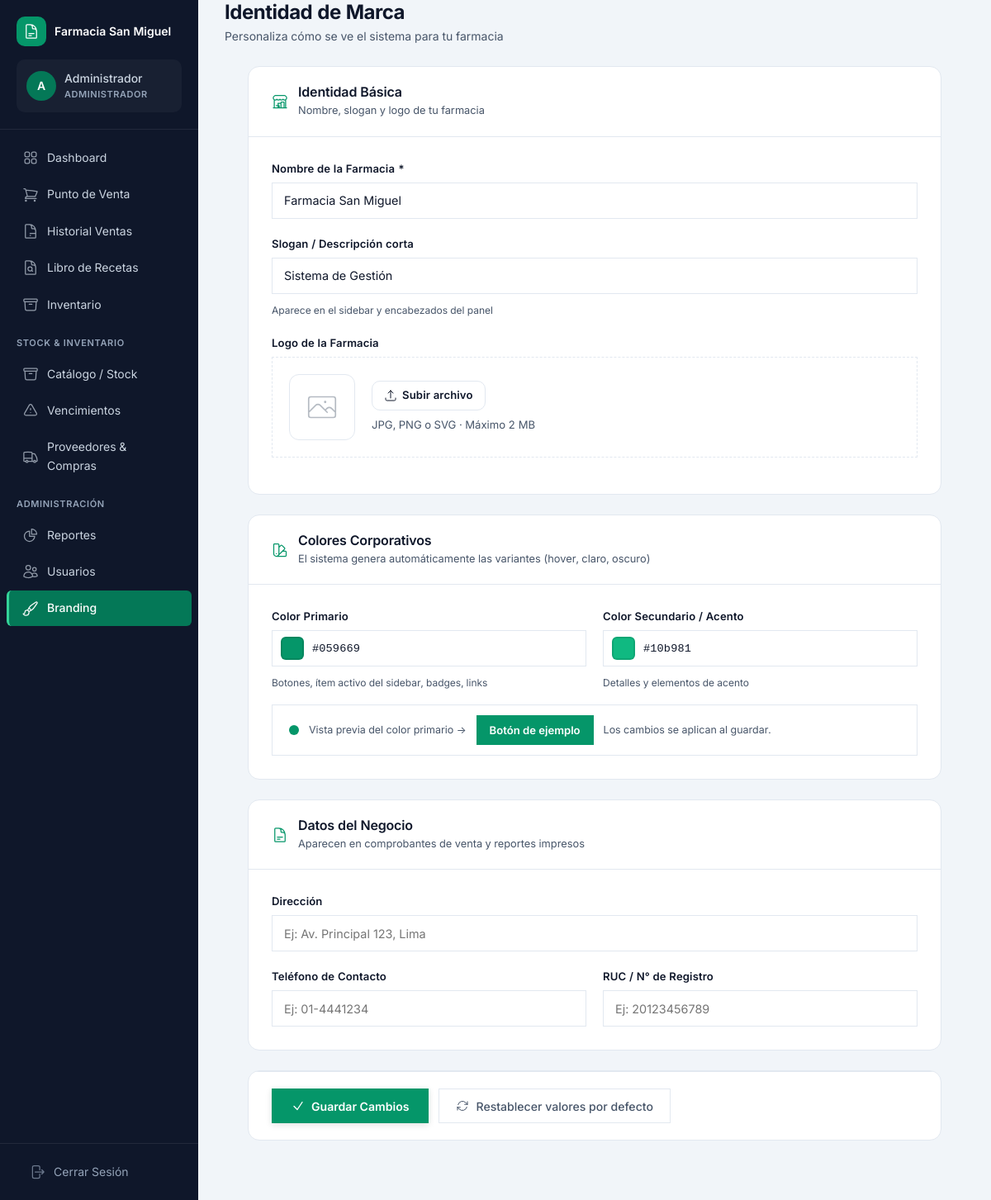
Page /modules/ajustes/branding.php (signed in) on the earlier database version.
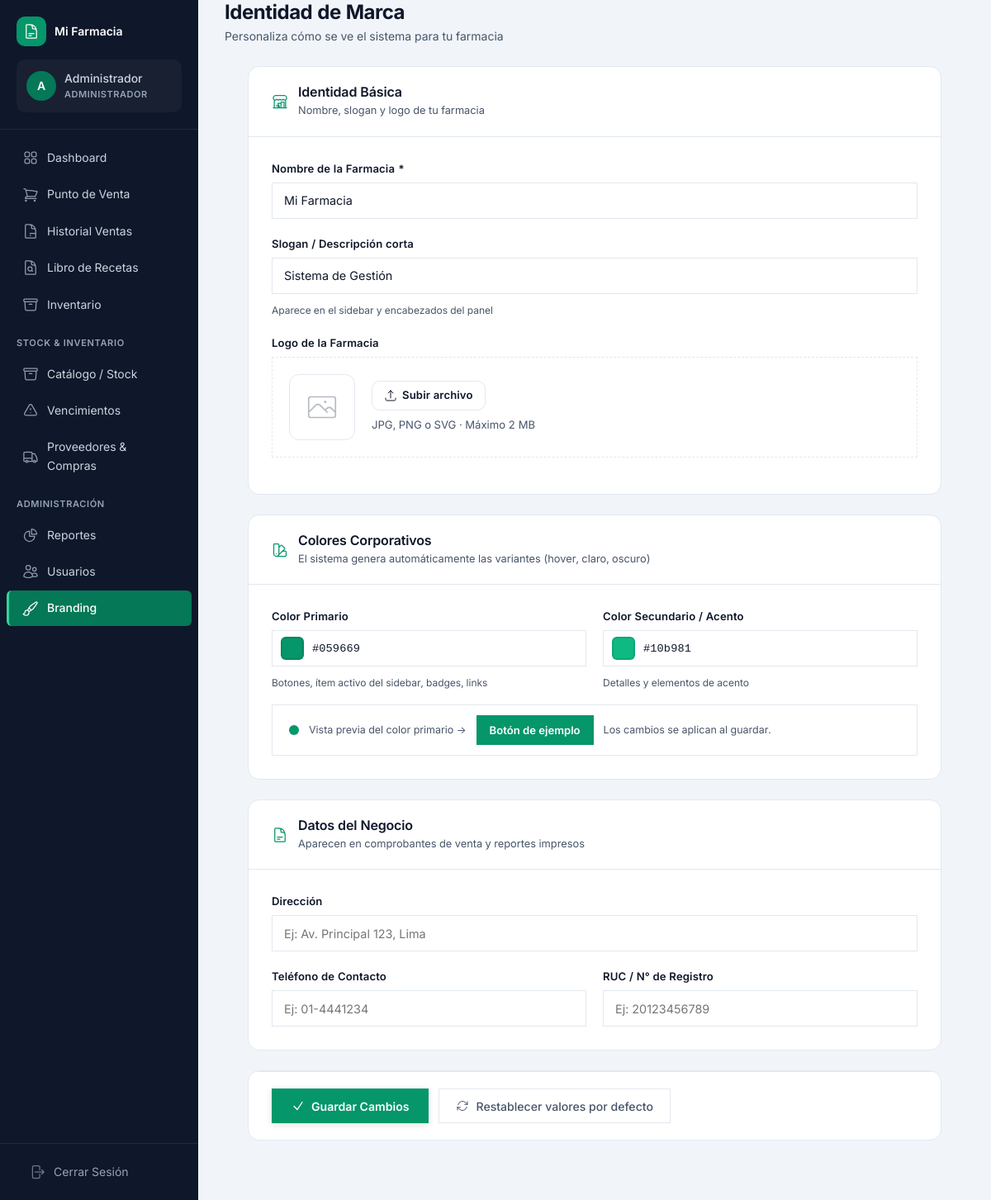
Same page on the later database version.
### tables this page shows
CREATE TABLE IF NOT EXISTS branding (
  id                        INT          PRIMARY KEY AUTO_INCREMENT,
  farmacia_id               INT          NOT NULL DEFAULT 1,
  farmacia_nombre           VARCHAR(150) NOT NULL DEFAULT 'Mi Farmacia',
  farmacia_slogan           VARCHAR(255)          DEFAULT 'Sistema de Gestión',
  farmacia_color_primario   VARCHAR(7)   NOT NULL DEFAULT '#059669',
  farmacia_color_secundario VARCHAR(7)   NOT NULL DEFAULT '#10b981',
  farmacia_logo_url         VARCHAR(500)          DEFAULT NULL,
  farmacia_direccion        VARCHAR(300)          DEFAULT NULL,
  farmacia_telefono         VARCHAR(30)           DEFAULT NULL,
  farmacia_ruc              VARCHAR(20)           DEFAULT NULL,
  activo                    TINYINT(1)            DEFAULT 1,
  actualizado_en            DATETIME              DEFAULT CURRENT_TIMESTAMP ON UPDATE CURRENT_TIMESTAMP,
  actualizado_por           INT                   DEFAULT NULL,
  INDEX idx_branding_farmacia_id (farmacia_id),
  FOREIGN KEY (actualizado_por) REFERENCES usuarios(id) ON DELETE SET NULL
   
   
);

### config/branding.php (called while the page is built, shortened)
<?php
function branding(): array {
    $fid = (int)($_SESSION['farmacia_id'] ?? 1);
    $cache_key = '_branding_cache_' . $fid;
    if (isset($_SESSION[$cache_key]) && is_array($_SESSION[$cache_key])) {
        return $_SESSION[$cache_key];
    }
    $defaults = _branding_defaults();
    try {
        $pdo  = conectar();
        $stmt = $pdo->prepare("SELECT * FROM branding WHERE farmacia_id = ? AND activo = 1 ORDER BY id ASC LIMIT 1");
        $stmt->execute([$fid]);
        $row  = $stmt ? $stmt->fetch(PDO::FETCH_ASSOC) : null;
        if ($row) {
            $config = array_merge($defaults, array_filter($row, fn($v) => $v !== null));
        } else {
            $config = $defaults;
        }
    } catch (Throwable $e) {
        $config = $defaults;
    }
    $config['_color_hover']     = _color_darken($config['farmacia_color_primario'], 10);
    $config['_color_claro']     = _color_lighten($config['farmacia_color_primario'], 88);
    $config['_color_muy_oscuro']= _color_darken($config['farmacia_color_primario'], 30);
    return $config;
}
function branding_css_vars(): string {
    $b = branding();
    $primario    = htmlspecialchars($b['farmacia_color_primario'], ENT_QUOTES);
    $secundario  = htmlspecialchars($b['farmacia_color_secundario'], ENT_QUOTES);
    $hover       = htmlspecialchars($b['_color_hover'], ENT_QUOTES);
    $claro       = htmlspecialchars($b['_color_claro'], ENT_QUOTES);
    $muy_oscuro  = htmlspecialchars($b['_color_muy_oscuro'], ENT_QUOTES);
    return <<<CSS
    <style id="branding-css-vars">
        :root {
            --color-primario:        {$primario};
            --color-primario-hover:  {$hover};
            --color-primario-claro:  {$claro};
            --color-primario-oscuro: {$muy_oscuro};
            --color-secundario:      {$secundario};
        }
    </style>
    CSS;
}
function _branding_defaults(): array {
    return [
        'id'                       => 1,
        'farmacia_nombre'          => 'Mi Farmacia',
        'farmacia_slogan'          => 'Sistema de Gestión',
        'farmacia_color_primario'  => '#059669',
        'farmacia_color_secundario'=> '#10b981',
        'farmacia_logo_url'        => null,
        'farmacia_direccion'       => null,
        'farmacia_telefono'        => null,
        'farmacia_ruc'             => null,
        'activo'                   => 1,
    ];
}
function _color_darken(string $hex, int $percent): string {
    [$r, $g, $b] = _hex_to_rgb($hex);
    $factor = 1 - ($percent / 100);
    return _rgb_to_hex(
        (int)round($r * $factor),
        (int)round($g * $factor),
        (int)round($b * $factor)
    );
}
function _color_lighten(string $hex, int $percent): string {
    [$r, $g, $b] = _hex_to_rgb($hex);
    $factor = $percent / 100;
    return _rgb_to_hex(
        (int)round($r + (255 - $r) * $factor),
        (int)round($g + (255 - $g) * $factor),
        (int)round($b + (255 - $b) * $factor)
    );
}
function _hex_to_rgb(string $hex): array {
    $hex = ltrim($hex, '#');
    return [hexdec(substr($hex, 0, 2)), hexdec(substr($hex, 2, 2)), hexdec(substr($hex, 4, 2))];
}
function _rgb_to_hex(int $r, int $g, int $b): string {
    return sprintf('#%02x%02x%02x',
        max(0, min(255, $r)),
        max(0, min(255, $g)),
        max(0, min(255, $b))
    );
}

### modules/ajustes/branding.php (the view, shortened to what the rows shown need)
<?php
require_once __DIR__ . '/../../config/branding.php';
$b = branding();
include __DIR__ . '/../../views/layout/header.php';
?>
<div class="container">
    <div class="page-header">
        <div>
            <h1>Identidad de Marca</h1>
        </div>
    </div>
    <div class="branding-wrap">
        <form id="form-branding" enctype="multipart/form-data">
            <div class="branding-section">
                <div class="branding-section-header">
                    <div>
                        <h2 class="branding-section-title">Identidad Básica</h2>
                    </div>
                </div>
                <div class="branding-body">
                    <div class="branding-grid-2" style="margin-bottom: 20px;">
                        <div class="form-field" style="grid-column: 1 / -1;">
                            <label for="br-nombre">Nombre de la Farmacia *</label>
                            <input type="text" id="br-nombre" name="farmacia_nombre" class="form-input"
                                   value="<?= htmlspecialchars($b['farmacia_nombre']) ?>"
                                   placeholder="Ej: Farmacia San Miguel" required maxlength="150">
                        </div>
                        <div class="form-field" style="grid-column: 1 / -1;">
                            <label for="br-slogan">Slogan / Descripción corta</label>
                            <input type="text" id="br-slogan" name="farmacia_slogan" class="form-input"
                                   value="<?= htmlspecialchars($b['farmacia_slogan'] ?? '') ?>"
                                   placeholder="Ej: Sistema de Gestión Profesional" maxlength="255">
                            <span class="field-hint">Aparece en el sidebar y encabezados del panel</span>
                        </div>
                    </div>
                </div>
            </div>
            <div class="branding-section">
                <div class="branding-section-header">
                    <div>
                        <h2 class="branding-section-title">Colores Corporativos</h2>
                    </div>
                </div>
                <div class="branding-body">
                    <div class="branding-grid-2">
                        <div class="form-field">
                            <label class="color-picker-wrap" for="br-color-picker" id="wrap-primario">
                                <span class="color-swatch" id="swatch-primario"
                                      style="background:<?= htmlspecialchars($b['farmacia_color_primario']) ?>"></span>
                                <span class="color-hex-value" id="hex-primario"><?= htmlspecialchars($b['farmacia_color_primario']) ?></span>
                            </label>
                        </div>
                        <div class="form-field">
                            <label class="color-picker-wrap" for="br-color-sec-picker" id="wrap-secundario">
                                <span class="color-swatch" id="swatch-secundario"
                                      style="background:<?= htmlspecialchars($b['farmacia_color_secundario']) ?>"></span>
                                <span class="color-hex-value" id="hex-secundario"><?= htmlspecialchars($b['farmacia_color_secundario']) ?></span>
                            </label>
                        </div>
                    </div>
                </div>
            </div>
            <div class="branding-section">
                <div class="branding-section-header">
                    <div>
                        <h2 class="branding-section-title">Datos del Negocio</h2>
                    </div>
                </div>
            </div>
        </form>
    </div>
</div>
<?php include __DIR__ . '/../../views/layout/footer.php'; ?>

### views/layout/sidebar.php (shortened to what the rows shown need)
<?php
$_sb = branding();
$_sb_nombre = htmlspecialchars($_sb['farmacia_nombre']);
$_sb_logo   = $_sb['farmacia_logo_url'] ? htmlspecialchars($_sb['farmacia_logo_url']) : null;
?>
<aside class="sidebar">
    <div class="sidebar-header">
        <div class="sidebar-brand">
            <?php if ($_sb_logo): ?>
                <img src="<?= $_sb_logo ?>" alt="Logo <?= $_sb_nombre ?>"
                     style="height:32px; width:auto; object-fit:contain; border-radius:4px; flex-shrink:0; max-width: 100%;">
            <?php else: ?>
                <div class="sidebar-brand-icon">
                </div>
            <?php endif; ?>
            <div class="sidebar-brand-nombre"><?= $_sb_nombre ?></div>
        </div>
    </div>
</aside>

Differences in the rows shown:
removed branding: farmacia_nombre "Farmacia San Miguel", farmacia_slogan "Sistema de Gestión", farmacia_color_primario "#059669", farmacia_color_secundario "#10b981"
Other differences:
$_sb_nombre: (not shown) → "Mi Farmacia"
form field farmacia_nombre: (not shown) → "Mi Farmacia"
form field farmacia_slogan: (not shown) → "Sistema de Gestión"
$b['farmacia_color_primario']: (not shown) → "#059669"
$b['farmacia_color_secundario']: (not shown) → "#10b981"
